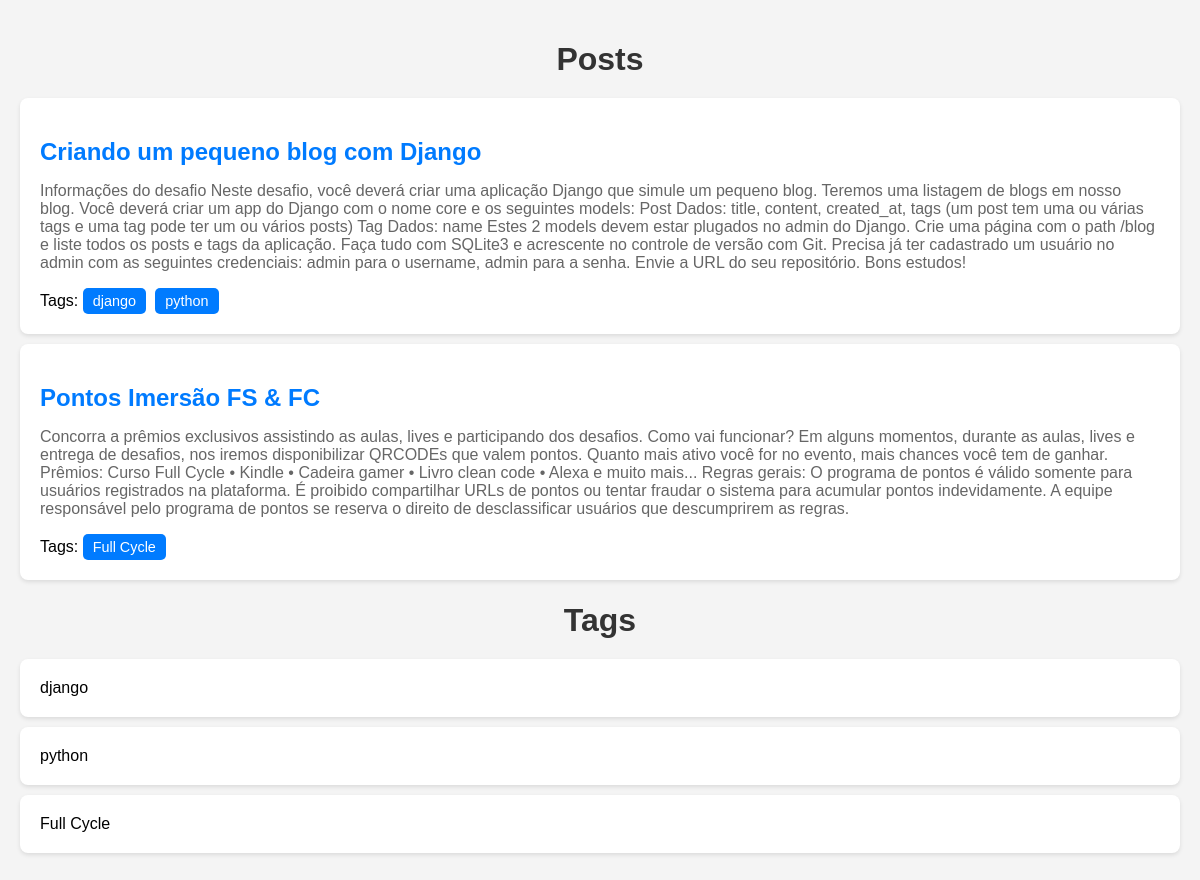
Screenshot of /blog/ with the database file from the repository.
### blog/models.py (models this page shows, shortened)
class Post(models.Model):
    title = models.CharField(max_length=100)
    content = models.TextField()
    created_at = models.DateTimeField(auto_now_add=True)
    tags = models.ManyToManyField('Tag', related_name='posts')

class Tag(models.Model):
    name = models.CharField(max_length=50, unique=True, verbose_name='Nome')
    class Meta:
        verbose_name = 'Tag'
        verbose_name_plural = 'Tags'

### blog/views.py (the view)
# urls.py: path('blog/', blog_list, name='blog_list'),
def blog_list(request):
    posts = Post.objects.all()
    tags = Tag.objects.all()
    return render(request, 'blog/blog_list.html', {'posts': posts, 'tags': tags})

### templates/blog/blog_list.html (shortened to what this page needs)
<!DOCTYPE html>
<html lang="pt-BR">
<head>
</head>
<body>
    <h1>Posts</h1>
    <ul>
        {% for post in posts %}
            <li>
                <h2>{{ post.title }}</h2>
                <p>{{ post.content }}</p>
                <div class="tags">
                    Tags:
                    {% for tag in post.tags.all %}
                        <span class="tag">{{ tag.name }}</span>
                    {% endfor %}
                </div>
            </li>
        {% endfor %}
    </ul>
    <h1>Tags</h1>
    <ul>
        {% for tag in tags %}
            <li>{{ tag.name }}</li>
        {% endfor %}
    </ul>
</body>
</html>

### templates/blog/blog_list.html (style rules this page uses)
body { font-family: Arial, sans-serif; background-color: #f4f4f4; margin: 0; padding: 20px; }
h1 { color: #333; text-align: center; margin-bottom: 20px; }
ul { list-style-type: none; padding: 0; }
li { background-color: #fff; margin: 10px 0; padding: 20px; border-radius: 8px; box-shadow: 0 2px 4px rgba(0, 0, 0, 0.1); }
h2 { font-size: 1.5em; margin-bottom: 10px; color: #007BFF; }
p { font-size: 1em; color: #666; }
.tags { margin-top: 10px; }
.tag { background-color: #007BFF; color: white; padding: 5px 10px; border-radius: 5px; margin-right: 5px; font-size: 0.9em; display: inline-block; }

### rows the page displays
Post: title "Criando um pequeno blog com Django", content "Informações do desafio Neste desafio, você deverá criar uma aplicação Django que simule um pequeno blog. Teremos uma listagem de blogs em nosso blog. Você deverá criar um app do Django com o nome core e os seguintes models: Post Dados: title, content, created_at, tags (um post tem uma ou várias tags e uma tag pode ter um ou vários posts) Tag Dados: name Estes 2 models devem estar plugados no admin do Django. Crie uma página com o path /blog e liste todos os posts e tags da aplicação. Faça tudo com SQLite3 e acrescente no controle de versão com Git. Precisa já ter cadastrado um usuário no admin com as seguintes credenciais: admin para o username, admin para a senha. Envie a URL do seu…"
Tag: name "django"
Tag: name "python"
Post: title "Pontos Imersão FS & FC", content "Concorra a prêmios exclusivos assistindo as aulas, lives e participando dos desafios. Como vai funcionar? Em alguns momentos, durante as aulas, lives e entrega de desafios, nos iremos disponibilizar QRCODEs que valem pontos. Quanto mais ativo você for no evento, mais chances você tem de ganhar. Prêmios: Curso Full Cycle • Kindle • Cadeira gamer • Livro clean code • Alexa e muito mais... Regras gerais: O programa de pontos é válido somente para usuários registrados na plataforma. É proibido compartilhar URLs de pontos ou tentar fraudar o sistema para acumular pontos indevidamente. A equipe responsável pelo programa de pontos se reserva o direito de desclassificar usuários que descumprirem as…"
Tag: name "Full Cycle"
